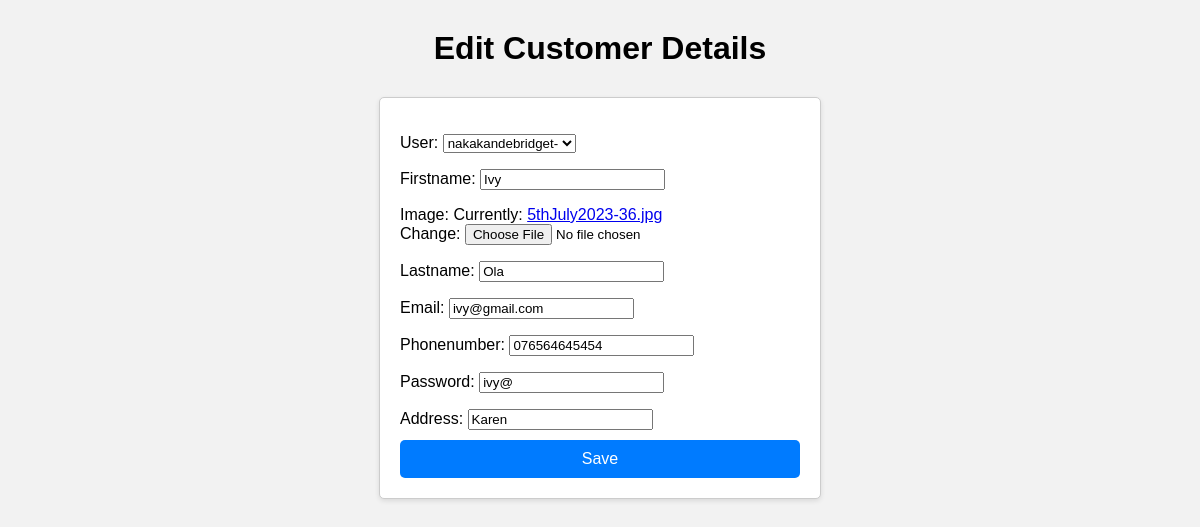
Page /customer/customer/edit/12/ on the committed database.
### customer/models.py (models this page shows, shortened)
class Customer(models.Model):
    user = models.OneToOneField(User, null=True , on_delete = models.CASCADE)
    firstname=models.CharField(max_length=42)
    image = models.ImageField()
    lastname=models.CharField(max_length=42)
    email=models.EmailField(max_length=200)
    phonenumber=models.CharField(max_length=20)
    password = models.CharField(max_length=10)
    address=models.CharField(max_length=32)

### customer/views.py (the view)
# urls.py: path("customer/edit/<int:id>/",customer_update_view, name="customer_update_view"),
def customer_update_view(request, id):
    customer = Customer.objects.get(id=id)
    if request.method == 'POST':
        form = CustomerForm(request.POST, instance=customer)
        if form.is_valid():
            form.save()
            return redirect("customer_detail", id=customer.id)
    else:
        form = CustomerForm(instance=customer)
    return render(request, "customer/edit_customer.html", {'form': form})

### customer/forms.py
class CustomerForm(forms.ModelForm):
    class Meta:
        model = Customer
        fields = '__all__'

### templates/customer/edit_customer.html (shortened to what this page needs)
<!DOCTYPE html>
<html lang="en">
<head>
</head>
<body>
    <h1>Edit Customer Details</h1>
    <form method="POST" class="upload-form">
       {{form.as_p}}
       <button type="submit">Save</button>
    </form>
</body>
</html>

### templates/customer/edit_customer.html (style rules this page uses)
body { font-family: Arial, sans-serif; background-color: #f2f2f2; margin: 0; padding: 0; }
h1 { text-align: center; margin: 30px 0; }
.upload-form { max-width: 400px; margin: 0 auto; background-color: #fff; border: 1px solid #ccc; padding: 20px; box-shadow: 0 2px 5px rgba(0, 0, 0, 0.1); border-radius: 5px; }
.upload-form button[type="submit"] { display: block; width: 100%; padding: 10px; background-color: #007BFF; color: #fff; border: none; border-radius: 5px; cursor: pointer; font-size: 16px; }
.upload-form p { margin-bottom: 10px; }

### rows in the picture
Customer: user "nakakandebridget-", firstname "Ivy", lastname "Ola", email "ivy@gmail.com", phonenumber "076564645454", password "ivy@", address "Karen"
